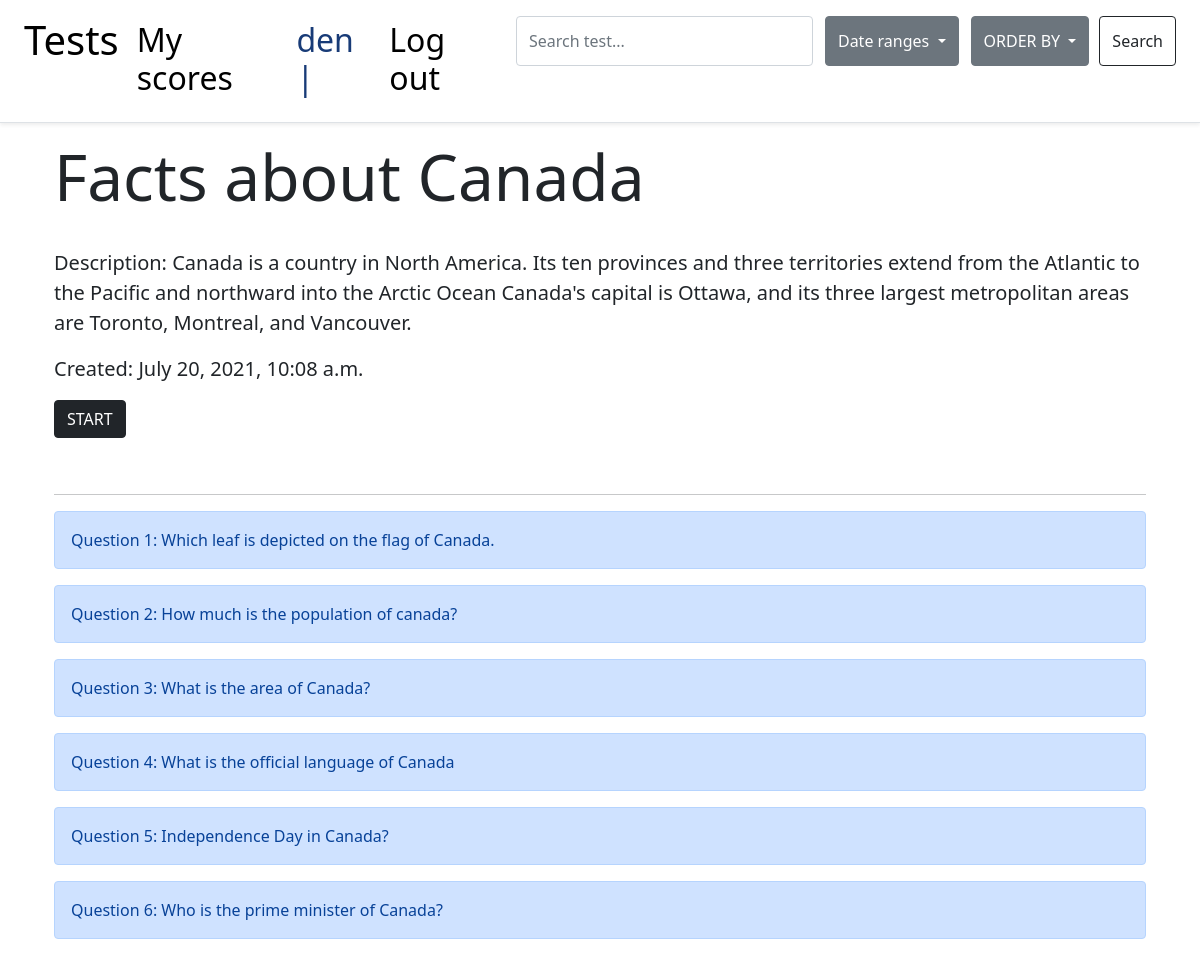
/2/ (signed in), run on the app's committed database.
### tests/models.py (models this page shows, shortened)
class Test(models.Model):
    title = models.CharField(max_length=200, blank=True, null=True, unique=True)
    questions = models.ManyToManyField(Question, related_name="test", blank=True)
    description = models.CharField(max_length=280, blank=True)
    image_src = models.CharField(max_length=120, blank=True, default="https://source.unsplash.com/random")
    created_at = models.DateTimeField(auto_now_add=True)

class Question(models.Model):
    text = models.TextField()
    options = models.ManyToManyField(Option, related_name='question_set')
    right_option = models.ForeignKey(Option, on_delete=models.CASCADE, related_name='question')

### tests/views.py (the view)
# urls.py: path('<int:pk>/', TestDetailView.as_view(), name='post_detail'),
class TestDetailView(DetailView):
    model = Test
    template_name = 'tests/detail.html'

### templates/tests/detail.html (shortened to what this page needs)
{% extends '_base.html' %}
{% block content %}
<div class="container">
<h1 class="post__title">{{test.title}}</h1>
<p class="lead">
    Description: {{test.description}}
</p>
<p class="lead">
    Created: {{test.created_at}}
</p>
<a href="{% url 'start' test.id %}" type="button" class="btn btn-dark glow" style="margin-bottom: 5vh;">START</a>
<hr/>
<div>
    {% for question in test.questions.all %}
    <div class = "alert alert-primary" role="alert">
        Question {{forloop.counter}}:  {{question.text}}
    </div>
    {% endfor %}
</div>
{% endblock content %}

### templates/navbar.html (shortened to what this page needs)
<header>
    <div class="d-flex flex-column flex-md-row justify-content-between p-3 px-md-4
        mb-3 bg-white border-bottom shadow-sm">
        <div style="display: flex; flex-direction: row;">
            <a href="/" class="title__nav">
                <h1>Tests</h1>
            </a>
            <a  href="{% url 'myscores' %}" class="title__nav">
                <h2 class="create__nav">My scores</h2>
            </a>
            {% if user.is_authenticated %}
            <div class="title__nav" style="margin-right: 14px;">
                <h2 class="user__nav">{{user.username}} |</h2>
            </div>
            <a href="{% url 'logout' %}" class="title__nav">
                <h2 class="create__nav">Log out</h2>
            </a>
            {% endif %}
        </div>
        <form method="GET" action="{% url 'tests_list' %}" class="form-inline my-2 my-lg-0 search__form" style="display: flex; flex-direction: row;">
            <input class="form-control mr-sm-2" type="search" placeholder="Search test..." aria-label="Search" name="search">
            <div class="dropdown" >
                <button style="min-height: 50px; margin-left: 1vw;" class="btn btn-secondary dropdown-toggle" type="button" id="dropdownMenuButton1" data-bs-toggle="dropdown" aria-expanded="false">
                Date ranges
                </button>
            </div>
            <div class="dropdown">
                <button style="min-height: 50px; margin-left: 1vw;" class="btn btn-secondary dropdown-toggle" type="button" id="dropdownMenuButton1" data-bs-toggle="dropdown" aria-expanded="false">
                ORDER BY
                </button>
            </div>
            <button class="btn btn-outline-dark my-2 my-sm-0 search__btn" type="submit">Search</button>
        </form>
    </div>
</header>

### static/css/base.css (style rules this page uses)
.title__nav { text-decoration: none; color: black; margin-right: 1.5vw; }
.create__nav { padding-top: 5px; }
.user__nav { padding-top: 5px; color: #183b77; }
.post__title { font-size: 8vh; margin-bottom: 4vh; }
.glow { animation: glowing 1300ms infinite; }
.search__btn { margin-left: 10px; min-height: 50px; max-height: 50px; }
.search__form { margin-top: 0.3vh; min-width: 55vw; min-height: 50px; max-height: 50px; }

### data on the page
Test: title "Facts about Canada", description "Canada is a country in North America. Its ten provinces and three territories extend from the Atlantic to the Pacific and northward into the Arctic Ocean Canada's capital is Ottawa, and its three largest metropolitan areas are Toronto, Montreal, and Vancouver.", created_at "July 20, 2021, 10:08 a.m."
Question: text "Which leaf is depicted on the flag of Canada."
Question: text "How much is the population of canada?"
Question: text "What is the area of Canada?"
Question: text "What is the official language of Canada"
Question: text "Independence Day in Canada?"
Question: text "Who is the prime minister of Canada?"

### other printed values
{{ user.username }} "den"
